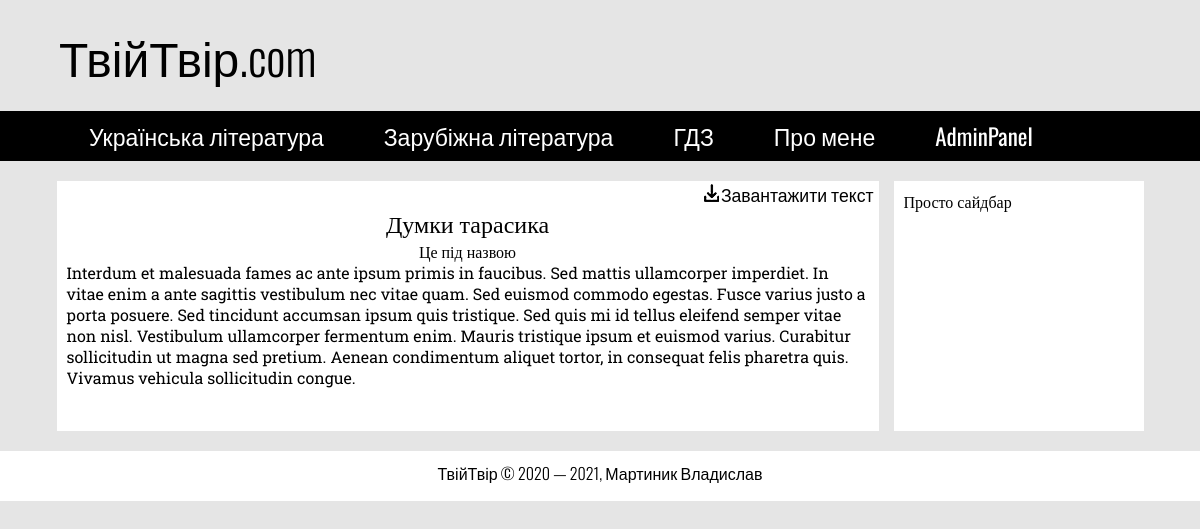
The app's page /writings/2 with its own data.
### tables this page shows
CREATE TABLE `writings` (
  `writing_id` int NOT NULL COMMENT 'ID твору',
  `author_id` int NOT NULL COMMENT 'ID автора',
  `title` varchar(255) NOT NULL COMMENT 'Назва твору',
  `full_text` text NOT NULL COMMENT 'Текст твору'
);

### config/routes.php (called while the page is built)
<?php
return array(
	'login' => 'login/index',
	'admnpanel/addauthor' => 'adminpanel/addauthor',
	'admnpanel/addwriting' => 'adminpanel/addwriting',
	'admnpanel/update/author/([1-9]+)' => 'adminpanel/updateauthor/$1',
	'admnpanel/update/writing/([1-9]+)' => 'adminpanel/updatewriting/$1',
	'admnpanel/update' => 'adminpanel/update',
	'admnpanel/delete/author/([1-9]+)' => 'adminpanel/deleteAuthor/$1',
	'admnpanel/delete/writing/([1-9]+)' => 'adminpanel/deleteWriting/$1',
	'admnpanel/delete' => 'adminpanel/delete',
	'admnpanel/select/author/([1-9]+)' => 'adminpanel/selectAuthor/$1',
	'admnpanel/select/writing/([1-9]+)' => 'adminpanel/selectWriting/$1',
	'admnpanel/logout' => 'adminpanel/logout',
	'admnpanel' => 'adminpanel/index',
 	'authors/([1-9]+)' => 'authors/view/$1',
	'authors' => 'authors/index',
	'writings/([1-9]+)' => 'writings/view/$1',
	'' => 'site/index',
);

### index.php (called while the page is built, shortened)
<?php
require_once(ROOT.'/components/Router.php');
$router = new Router();
$router->run();

### models/Writings.php (called while the page is built)
<?php
class Writings
{
	public static function getWritingById($id)
	{
		$id = intval($id);
		if ($id) {
			$db = Db::getConnection();
			$result = $db->query("SELECT * FROM writings WHERE writing_id = " . $id);
			$writing = $result->fetch(PDO::FETCH_ASSOC);
			return $writing;
		}
	}
}
?>

### views/Writings/indexWriting.php (the view)
<?php require_once(ROOT.'/views/header.php') ?>
      <div class="row">
        <div class="content">
          <p class="download-button"><a href="" ><img src="../images/download.png" alt="Download">Завантажити текст</a></p>
          <h2 class="content-name"><?php echo $writing['title'] ?></h2>
          <p class="content-undername">Це під назвою</p>
          <div class="content-text">
            <?php echo $writing['full_text'] ?>
          </div>
        </div>
        <div class="sidebar">
          <?php require_once(ROOT.'/views/sidebar.php') ?>
        </div>
      </div>
      <div class="footer">
        <?php require_once(ROOT.'/views/footer.php') ?>
      </div>
    </div>
  </body>
</html>

### components/Router.php (shortened to what this page needs)
<?php
class Router
{
	private $routes;
	public function __construct()
	{
		$routesPath = ROOT.'/config/routes.php';
		$this->routes = include($routesPath);
	}
	private function getURI()
	{
		if (!empty($_SERVER['REQUEST_URI'])) {
		return trim($_SERVER['REQUEST_URI'], '/');
		}
	}
	public function run()
	{
		$uri = $this->getURI();
		foreach ($this->routes as $uriPattern => $path) {
			if(preg_match("~$uriPattern~", $uri)) {
				$internalRoute = preg_replace("~$uriPattern~", $path, $uri);
				$segments = explode('/', $internalRoute);
				$controllerName = array_shift($segments).'Controller';
				$actionName = 'action'.ucfirst((array_shift($segments)));
				$paremeters = $segments;
				$controllerObject = new $controllerName;
				$result = call_user_func_array(array($controllerObject, $actionName), $paremeters);
				if ($result != null) {
					break;
				}
			}
		}
	}
}

### views/header.php (shortened to what this page needs)
<!DOCTYPE html>
<html lang="uk">
  <head>
    <link rel="stylesheet" href="../css/style.css">
  </head>
  <body>
    <div class="wrapper">
      <div class="header">
        <div class="header-top">
          <a href="/" class="logo">ТвійТвір.com</a>
        </div>
        <div class="header-bottom">
          <nav class="menu">
            <ul class="topmenu">
                <li><a href="/authors/">Українська література</a></li>
                <li><a href="">Зарубіжна література</a></li>
                <li><a href="">ГДЗ</a></li>
                <li><a href="">Про мене</a></li>
                <li><a href="/login">AdminPanel</a></li>
            </ul>
          </nav>
        </div>
      </div>

### views/sidebar.php
Просто сайдбар

### views/footer.php
<p class="foot-info">ТвійТвір © 2020 — 2021, Мартиник Владислав</p>

### css/style.css (style rules this page uses)
* { box-sizing: border-box; }
body { background: #e5e5e5; font-size: 100%; margin: 0 auto; }
.header { display: flex; flex-direction: column; }
.header-top { text-align: left; }
.header a { text-decoration: none; display: block; }
.logo { color: black; font-size: 3em; padding: 20px 0; max-width: 1370px; width: 100%; margin: 0 auto; font-family: 'Oswald', sans-serif; font-weight: 300; }
.header-bottom { background: black; }
.menu { display: table; max-width: 1370px; width: 100%; margin: 0 auto; }
.menu > ul { list-style: none; margin: 0; padding: 0; }
.topmenu::after { content: ""; display: table; clear: both; }
.topmenu > li { float: left; position: relative; }
.topmenu > li > a { font-family: 'Oswald', sans-serif; font-weight: 400; font-size: 23px; color: white; padding: 8px 30px; }
.row { width: 100%; max-width: 1370px; padding: 0px; margin: 20px auto; display: flex; justify-content: center; align-items: flex-start; }
.row div { background: white; color: black; text-align: left; }
.content { min-height: 250px; max-width: 1090px; width: 80%; font-family: 'Roboto Slab', serif; margin-right: 30px; }
.content-name { font-weight: 500; text-align: center; margin: 1px; }
.download-button { margin: 0; text-align: right; }
.download-button img { padding-right: 2px; }
.download-button a { padding: 1px 5px; font-size: 110%; font-family: 'Oswald', sans-serif; text-decoration: none; color: black; }
.content-undername { text-align: center; margin: 0; }
.content-text { padding: 0 10px; display: flex; justify-content: space-around; }
.sidebar { width: 19%; max-width: 250px; min-height: 250px; padding: 10px; font-family: 'Roboto Slab', serif; }
.footer { margin: 0 auto; width: 100%; min-height: 50px; background: white; text-align: center; font-family: 'Oswald', sans-serif; font-weight: 300; }
.foot-info { padding-top: 10px; }
@media screen and (min-width:1110px) and (max-width:1370px) { body { margin: 0 auto; } }
@media screen and (min-width:1110px) and (max-width:1370px) { .content { width: 60%; min-width: 822px; margin-right: 15px; } }
@media screen and (min-width:1110px) and (max-width:1370px) { .logo { width: 79%; min-width: 1082px; } }
@media screen and (min-width:1110px) and (max-width:1370px) { .menu { min-width: 1082px; width: 79%; } }
@media screen and (min-width:1110px) and (max-width:1370px) { .sidebar { min-width: 250px; } }

### records on screen
writings: title "Думки тарасика", full_text "Interdum et malesuada fames ac ante ipsum primis in faucibus. Sed mattis ullamcorper imperdiet. In vitae enim a ante sagittis vestibulum nec vitae quam. Sed euismod commodo egestas. Fusce varius justo a porta posuere. Sed tincidunt accumsan ipsum quis tristique. Sed quis mi id tellus eleifend semper vitae non nisl. Vestibulum ullamcorper fermentum enim. Mauris tristique ipsum et euismod varius. Curabitur sollicitudin ut magna sed pretium. Aenean condimentum aliquet tortor, in consequat felis pharetra quis. Vivamus vehicula sollicitudin congue."
